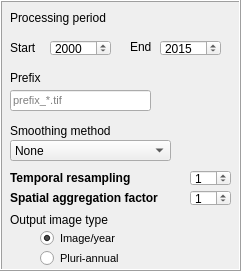
    <widget class="QFrame" name="frame_5">
     <property name="geometry">
      <rect>
       <x>360</x>
       <y>240</y>
       <width>241</width>
       <height>271</height>
      </rect>
     </property>
     <property name="frameShape">
      <enum>QFrame::Box</enum>
     </property>
     <property name="frameShadow">
      <enum>QFrame::Raised</enum>
     </property>
     <widget class="QLabel" name="label__interpol_4">
      <property name="geometry">
       <rect>
        <x>130</x>
        <y>40</y>
        <width>46</width>
        <height>13</height>
       </rect>
      </property>
      <property name="font">
       <font>
        <weight>50</weight>
        <italic>false</italic>
        <bold>false</bold>
       </font>
      </property>
      <property name="toolTip">
       <string>&lt;html&gt;&lt;head/&gt;&lt;body&gt;&lt;p&gt;Année de fin de traitement (superieure à la date de début de la serie et inferieure ou égale à la date de fin de la série)&lt;/p&gt;&lt;/body&gt;&lt;/html&gt;</string>
      </property>
      <property name="text">
       <string>End</string>
      </property>
     </widget>
     <widget class="QLabel" name="label__interpol_5">
      <property name="geometry">
       <rect>
        <x>10</x>
        <y>40</y>
        <width>51</width>
        <height>16</height>
       </rect>
      </property>
      <property name="font">
       <font>
        <weight>50</weight>
        <italic>false</italic>
        <bold>false</bold>
       </font>
      </property>
      <property name="toolTip">
       <string>&lt;html&gt;&lt;head/&gt;&lt;body&gt;&lt;p&gt;Année du début de traitement (superieure ou égale à la date de debut de la serie et inferieure à la date de fin de la série et aussi inferieure à la date de fin de traitement)&lt;/p&gt;&lt;/body&gt;&lt;/html&gt;</string>
      </property>
      <property name="text">
       <string>Start</string>
      </property>
      <property name="textInteractionFlags">
       <set>Qt::LinksAccessibleByMouse|Qt::TextSelectableByMouse</set>
      </property>
     </widget>
     <widget class="QSpinBox" name="debutTraitement">
      <property name="geometry">
       <rect>
        <x>50</x>
        <y>40</y>
        <width>61</width>
        <height>16</height>
       </rect>
      </property>
      <property name="font">
       <font>
        <weight>50</weight>
        <italic>false</italic>
        <bold>false</bold>
       </font>
      </property>
      <property name="minimum">
       <number>0</number>
      </property>
      <property name="maximum">
       <number>3000</number>
      </property>
      <property name="value">
       <number>2000</number>
      </property>
     </widget>
     <widget class="QSpinBox" name="finTraitement">
      <property name="geometry">
       <rect>
        <x>160</x>
        <y>40</y>
        <width>61</width>
        <height>16</height>
       </rect>
      </property>
      <property name="font">
       <font>
        <weight>50</weight>
        <italic>false</italic>
        <bold>false</bold>
       </font>
      </property>
      <property name="maximum">
       <number>3000</number>
      </property>
      <property name="value">
       <number>2015</number>
      </property>
     </widget>
     <widget class="QLabel" name="label_5">
      <property name="geometry">
       <rect>
        <x>10</x>
        <y>70</y>
        <width>211</width>
        <height>16</height>
       </rect>
      </property>
      <property name="font">
       <font>
        <pointsize>9</pointsize>
        <weight>50</weight>
        <bold>false</bold>
       </font>
      </property>
      <property name="toolTip">
       <string>&lt;html&gt;&lt;head/&gt;&lt;body&gt;&lt;p&gt;Texte qui permettra de retrouver facilement les fichiers enrégistrés&lt;/p&gt;&lt;/body&gt;&lt;/html&gt;</string>
      </property>
      <property name="text">
       <string>Prefix</string>
      </property>
     </widget>
     <widget class="QComboBox" name="filtreInterpol">
      <property name="geometry">
       <rect>
        <x>10</x>
        <y>140</y>
        <width>161</width>
        <height>21</height>
       </rect>
      </property>
      <property name="font">
       <font>
        <weight>50</weight>
        <italic>false</italic>
        <bold>false</bold>
       </font>
      </property>
      <property name="currentIndex">
       <number>0</number>
      </property>
      <item>
       <property name="text">
        <string>None</string>
       </property>
      </item>
      <item>
       <property name="text">
        <string>Savitzky Golay</string>
       </property>
      </item>
      <item>
       <property name="text">
        <string>Whittaker</string>
       </property>
      </item>
     </widget>
     <widget class="QLabel" name="label__interpol_3">
      <property name="geometry">
       <rect>
        <x>10</x>
        <y>120</y>
        <width>161</width>
        <height>21</height>
       </rect>
      </property>
      <property name="font">
       <font>
        <pointsize>9</pointsize>
        <weight>50</weight>
        <italic>false</italic>
        <bold>false</bold>
       </font>
      </property>
      <property name="toolTip">
       <string>&lt;html&gt;&lt;head/&gt;&lt;body&gt;&lt;p&gt;Permet de choisir le type de lissage à appliquer aux données en sortie&lt;/p&gt;&lt;/body&gt;&lt;/html&gt;</string>
      </property>
      <property name="text">
       <string>Smoothing method</string>
      </property>
     </widget>
     <widget class="QLineEdit" name="prefixeOut">
      <property name="geometry">
       <rect>
        <x>10</x>
        <y>90</y>
        <width>141</width>
        <height>21</height>
       </rect>
      </property>
      <property name="font">
       <font>
        <pointsize>8</pointsize>
       </font>
      </property>
      <property name="text">
       <string/>
      </property>
      <property name="placeholderText">
       <string>prefix_*.tif</string>
      </property>
     </widget>
     <widget class="QLabel" name="label_7">
      <property name="geometry">
       <rect>
        <x>10</x>
        <y>210</y>
        <width>121</width>
        <height>20</height>
       </rect>
      </property>
      <property name="font">
       <font>
        <pointsize>9</pointsize>
        <weight>50</weight>
        <bold>false</bold>
       </font>
      </property>
      <property name="text">
       <string>Output image type</string>
      </property>
      <property name="openExternalLinks">
       <bool>true</bool>
      </property>
     </widget>
     <widget class="QRadioButton" name="radioButton_pluriAnnuelle">
      <property name="geometry">
       <rect>
        <x>40</x>
        <y>250</y>
        <width>141</width>
        <height>17</height>
       </rect>
      </property>
      <property name="font">
       <font>
        <pointsize>8</pointsize>
        <weight>50</weight>
        <bold>false</bold>
       </font>
      </property>
      <property name="toolTip">
       <string>&lt;html&gt;&lt;head/&gt;&lt;body&gt;&lt;p&gt;Permet d'obtenir en sortie une seule image avec un nombre de bandes identique au nombre d'image par an multiplié par la durée de traitement&lt;/p&gt;&lt;/body&gt;&lt;/html&gt;</string>
      </property>
      <property name="text">
       <string>Pluri-annual</string>
      </property>
     </widget>
     <widget class="QRadioButton" name="radioButton_imageParAn">
      <property name="geometry">
       <rect>
        <x>40</x>
        <y>230</y>
        <width>151</width>
        <height>17</height>
       </rect>
      </property>
      <property name="font">
       <font>
        <pointsize>8</pointsize>
        <weight>50</weight>
        <italic>false</italic>
        <bold>false</bold>
       </font>
      </property>
      <property name="toolTip">
       <string>&lt;html&gt;&lt;head/&gt;&lt;body&gt;&lt;p&gt;Toutes les images appartenant à une années formeront une seule image multibande dont le nombre de bandes sera identique au nombre d'images par an déclaré plus haut. le nombre d'image enrégistré correspond à la durée de traitement.&lt;/p&gt;&lt;/body&gt;&lt;/html&gt;</string>
      </property>
      <property name="text">
       <string>Image/year</string>
      </property>
      <property name="checked">
       <bool>true</bool>
      </property>
     </widget>
     <widget class="QLabel" name="label_8">
      <property name="geometry">
       <rect>
        <x>10</x>
        <y>10</y>
        <width>141</width>
        <height>16</height>
       </rect>
      </property>
      <property name="font">
       <font>
        <pointsize>9</pointsize>
       </font>
      </property>
      <property name="text">
       <string>Processing period</string>
      </property>
     </widget>
     <widget class="QLabel" name="reechantillonnage_2">
      <property name="geometry">
       <rect>
        <x>10</x>
        <y>190</y>
        <width>181</width>
        <height>16</height>
       </rect>
      </property>
      <property name="font">
       <font>
        <weight>75</weight>
        <bold>true</bold>
       </font>
      </property>
      <property name="toolTip">
       <string>&lt;html&gt;&lt;head/&gt;&lt;body&gt;&lt;p&gt;Permet de réduire la résolution spatiale à un facteur correspondant à la valeur spécifiée&lt;/p&gt;&lt;/body&gt;&lt;/html&gt;</string>
      </property>
      <property name="text">
       <string>Spatial aggregation factor</string>
      </property>
     </widget>
     <widget class="QSpinBox" name="spinBox_reechantillonage_2">
      <property name="geometry">
       <rect>
        <x>260</x>
        <y>180</y>
        <width>61</width>
        <height>16</height>
       </rect>
      </property>
      <property name="font">
       <font>
        <weight>50</weight>
        <italic>false</italic>
        <bold>false</bold>
       </font>
      </property>
      <property name="minimum">
       <number>0</number>
      </property>
      <property name="maximum">
       <number>3000</number>
      </property>
      <property name="value">
       <number>1</number>
      </property>
     </widget>
     <widget class="QSpinBox" name="resolution_spatiale">
      <property name="geometry">
       <rect>
        <x>190</x>
        <y>190</y>
        <width>41</width>
        <height>16</height>
       </rect>
      </property>
      <property name="font">
       <font>
        <weight>50</weight>
        <italic>false</italic>
        <bold>false</bold>
       </font>
      </property>
      <property name="minimum">
       <number>0</number>
      </property>
      <property name="maximum">
       <number>3000</number>
      </property>
      <property name="value">
       <number>1</number>
      </property>
     </widget>
     <widget class="QSpinBox" name="spinBox_reechantillonage">
      <property name="geometry">
       <rect>
        <x>190</x>
        <y>170</y>
        <width>41</width>
        <height>16</height>
       </rect>
      </property>
      <property name="font">
       <font>
        <weight>50</weight>
        <italic>false</italic>
        <bold>false</bold>
       </font>
      </property>
      <property name="minimum">
       <number>0</number>
      </property>
      <property name="maximum">
       <number>3000</number>
      </property>
      <property name="value">
       <number>1</number>
      </property>
     </widget>
     <widget class="QLabel" name="reechantillonnage">
      <property name="geometry">
       <rect>
        <x>10</x>
        <y>170</y>
        <width>171</width>
        <height>16</height>
       </rect>
      </property>
      <property name="font">
       <font>
        <weight>75</weight>
        <bold>true</bold>
       </font>
      </property>
      <property name="toolTip">
       <string>&lt;html&gt;&lt;head/&gt;&lt;body&gt;&lt;p&gt;Si vous disposez de données de Temperature (MOD11A2) disponibles tous les 8 jours et végétation (MOD13Q1) disponibles tous les 16 jours, cette option vous permettra par exemple de ramener les données de temperature à une resolution temporelle de 16 jours en effectuant la moyenne deux par deux si vous mettez sa valeur à 2. 1 est la valeur par défaut et signifie qu'il n'y aura pas de réechantillonage temporel&lt;/p&gt;&lt;/body&gt;&lt;/html&gt;</string>
      </property>
      <property name="text">
       <string>Temporal resampling</string>
      </property>
     </widget>
    </widget>
